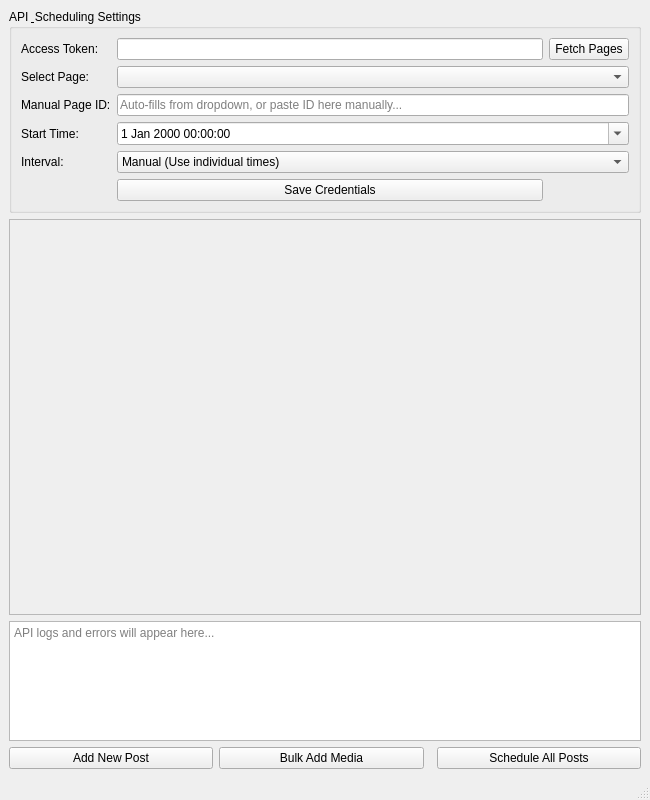
<?xml version="1.0" encoding="UTF-8"?>
<ui version="4.0">
 <class>MainWindow</class>
 <widget class="QMainWindow" name="MainWindow">
  <property name="geometry">
   <rect>
    <x>0</x>
    <y>0</y>
    <width>650</width>
    <height>800</height>
   </rect>
  </property>
  <property name="windowTitle">
   <string>Facebook Bulk Scheduler</string>
  </property>
  <widget class="QWidget" name="centralwidget">
   <layout class="QVBoxLayout" name="verticalLayout_2">
    <item>
     <widget class="QGroupBox" name="settingsBox">
      <property name="title">
       <string>API &amp; Scheduling Settings</string>
      </property>
      <layout class="QGridLayout" name="gridLayout">
       <item row="0" column="0">
        <widget class="QLabel" name="label_2">
         <property name="text">
          <string>Access Token:</string>
         </property>
        </widget>
       </item>
       <item row="0" column="1">
        <widget class="QLineEdit" name="accessTokenLineEdit">
         <property name="echoMode">
          <enum>QLineEdit::Password</enum>
         </property>
        </widget>
       </item>
       <item row="0" column="2">
        <widget class="QPushButton" name="fetchPagesButton">
         <property name="text">
          <string>Fetch Pages</string>
         </property>
        </widget>
       </item>
       <item row="1" column="0">
        <widget class="QLabel" name="label">
         <property name="text">
          <string>Select Page:</string>
         </property>
        </widget>
       </item>
       <item row="1" column="1" colspan="2">
        <widget class="QComboBox" name="pageComboBox"/>
       </item>
       <item row="2" column="0">
        <widget class="QLabel" name="label_5">
         <property name="text">
          <string>Manual Page ID:</string>
         </property>
        </widget>
       </item>
       <item row="2" column="1" colspan="2">
        <widget class="QLineEdit" name="pageIdLineEdit">
         <property name="placeholderText">
          <string>Auto-fills from dropdown, or paste ID here manually...</string>
         </property>
        </widget>
       </item>
       <item row="3" column="0">
        <widget class="QLabel" name="label_3">
         <property name="text">
          <string>Start Time:</string>
         </property>
        </widget>
       </item>
       <item row="3" column="1" colspan="2">
        <widget class="QDateTimeEdit" name="startDateTimeEdit">
         <property name="calendarPopup">
          <bool>true</bool>
         </property>
        </widget>
       </item>
       <item row="4" column="0">
        <widget class="QLabel" name="label_4">
         <property name="text">
          <string>Interval:</string>
         </property>
        </widget>
       </item>
       <item row="4" column="1" colspan="2">
        <widget class="QComboBox" name="strategyComboBox">
         <item>
          <property name="text">
           <string>Manual (Use individual times)</string>
          </property>
         </item>
         <item>
          <property name="text">
           <string>Hourly</string>
          </property>
         </item>
         <item>
          <property name="text">
           <string>Daily</string>
          </property>
         </item>
         <item>
          <property name="text">
           <string>Twice a Day (Every 12h)</string>
          </property>
         </item>
        </widget>
       </item>
       <item row="5" column="1">
        <widget class="QPushButton" name="saveSettingsButton">
         <property name="text">
          <string>Save Credentials</string>
         </property>
        </widget>
       </item>
      </layout>
     </widget>
    </item>
    <item>
     <widget class="QScrollArea" name="scrollArea">
      <property name="widgetResizable">
       <bool>true</bool>
      </property>
      <widget class="QWidget" name="scrollAreaWidgetContents">
       <layout class="QVBoxLayout" name="postsLayout"/>
      </widget>
     </widget>
    </item>
    <item>
     <widget class="QTextEdit" name="logTextEdit">
      <property name="readOnly">
       <bool>true</bool>
      </property>
      <property name="maximumSize">
       <size>
        <width>16777215</width>
        <height>120</height>
       </size>
      </property>
      <property name="placeholderText">
       <string>API logs and errors will appear here...</string>
      </property>
     </widget>
    </item>
    <item>
     <layout class="QHBoxLayout" name="horizontalLayout">
      <item>
       <widget class="QPushButton" name="addPostButton">
        <property name="text">
         <string>Add New Post</string>
        </property>
       </widget>
      </item>
      <item>
       <widget class="QPushButton" name="bulkAddButton">
        <property name="text">
         <string>Bulk Add Media</string>
        </property>
       </widget>
      </item>
      <item>
       <spacer name="hSpacer">
        <property name="orientation">
         <enum>Qt::Horizontal</enum>
        </property>
       </spacer>
      </item>
      <item>
       <widget class="QPushButton" name="scheduleAllButton">
        <property name="text">
         <string>Schedule All Posts</string>
        </property>
       </widget>
      </item>
     </layout>
    </item>
   </layout>
  </widget>
  <widget class="QStatusBar" name="statusbar"/>
 </widget>
 <resources/>
 <connections/>
</ui>
